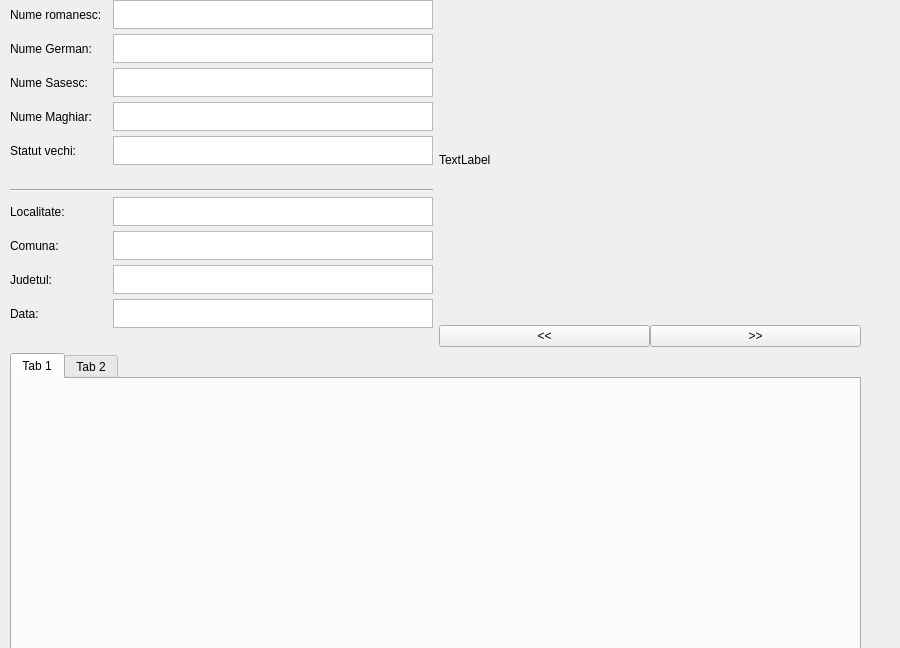
<?xml version="1.0" encoding="UTF-8"?>
<ui version="4.0">
 <class>WndEditHouse</class>
 <widget class="QWidget" name="WndEditHouse">
  <property name="geometry">
   <rect>
    <x>0</x>
    <y>0</y>
    <width>900</width>
    <height>648</height>
   </rect>
  </property>
  <property name="minimumSize">
   <size>
    <width>900</width>
    <height>648</height>
   </size>
  </property>
  <property name="windowTitle">
   <string>Form</string>
  </property>
  <widget class="QWidget" name="verticalLayoutWidget_5">
   <property name="geometry">
    <rect>
     <x>10</x>
     <y>0</y>
     <width>851</width>
     <height>653</height>
    </rect>
   </property>
   <layout class="QVBoxLayout" name="verticalLayout">
    <item>
     <layout class="QHBoxLayout" name="layoutTop">
      <item>
       <layout class="QVBoxLayout" name="layoutTopLeft">
        <property name="spacing">
         <number>5</number>
        </property>
        <item>
         <layout class="QVBoxLayout" name="layoutNames">
          <property name="spacing">
           <number>5</number>
          </property>
          <item>
           <layout class="QHBoxLayout" name="layoutName_RO">
            <item>
             <widget class="QLabel" name="lblHouseName_RO">
              <property name="minimumSize">
               <size>
                <width>98</width>
                <height>29</height>
               </size>
              </property>
              <property name="maximumSize">
               <size>
                <width>16777215</width>
                <height>29</height>
               </size>
              </property>
              <property name="text">
               <string>Nume romanesc:</string>
              </property>
             </widget>
            </item>
            <item>
             <widget class="QTextEdit" name="edHouseName_RO">
              <property name="minimumSize">
               <size>
                <width>0</width>
                <height>29</height>
               </size>
              </property>
              <property name="maximumSize">
               <size>
                <width>16777215</width>
                <height>29</height>
               </size>
              </property>
             </widget>
            </item>
           </layout>
          </item>
          <item>
           <layout class="QHBoxLayout" name="layoutName_DE">
            <item>
             <widget class="QLabel" name="lblHouseName_DE">
              <property name="minimumSize">
               <size>
                <width>98</width>
                <height>29</height>
               </size>
              </property>
              <property name="maximumSize">
               <size>
                <width>16777215</width>
                <height>29</height>
               </size>
              </property>
              <property name="text">
               <string>Nume German:</string>
              </property>
             </widget>
            </item>
            <item>
             <widget class="QTextEdit" name="edHouseName_DE">
              <property name="minimumSize">
               <size>
                <width>0</width>
                <height>29</height>
               </size>
              </property>
              <property name="maximumSize">
               <size>
                <width>16777215</width>
                <height>29</height>
               </size>
              </property>
             </widget>
            </item>
           </layout>
          </item>
          <item>
           <layout class="QHBoxLayout" name="layoutName_SX">
            <item>
             <widget class="QLabel" name="lblHouseName_SX">
              <property name="minimumSize">
               <size>
                <width>98</width>
                <height>29</height>
               </size>
              </property>
              <property name="maximumSize">
               <size>
                <width>16777215</width>
                <height>29</height>
               </size>
              </property>
              <property name="text">
               <string>Nume Sasesc:</string>
              </property>
             </widget>
            </item>
            <item>
             <widget class="QTextEdit" name="edHouseName_SX">
              <property name="minimumSize">
               <size>
                <width>0</width>
                <height>29</height>
               </size>
              </property>
              <property name="maximumSize">
               <size>
                <width>16777215</width>
                <height>29</height>
               </size>
              </property>
             </widget>
            </item>
           </layout>
          </item>
          <item>
           <layout class="QHBoxLayout" name="layoutName_HU">
            <item>
             <widget class="QLabel" name="lblHouseName_HU">
              <property name="minimumSize">
               <size>
                <width>98</width>
                <height>29</height>
               </size>
              </property>
              <property name="maximumSize">
               <size>
                <width>16777215</width>
                <height>29</height>
               </size>
              </property>
              <property name="text">
               <string>Nume Maghiar:</string>
              </property>
             </widget>
            </item>
            <item>
             <widget class="QTextEdit" name="edHouseName_HU">
              <property name="minimumSize">
               <size>
                <width>0</width>
                <height>29</height>
               </size>
              </property>
              <property name="maximumSize">
               <size>
                <width>16777215</width>
                <height>29</height>
               </size>
              </property>
             </widget>
            </item>
           </layout>
          </item>
          <item>
           <layout class="QHBoxLayout" name="layoutStatus">
            <item>
             <widget class="QLabel" name="lblStatus">
              <property name="minimumSize">
               <size>
                <width>98</width>
                <height>29</height>
               </size>
              </property>
              <property name="maximumSize">
               <size>
                <width>16777215</width>
                <height>29</height>
               </size>
              </property>
              <property name="text">
               <string>Statut vechi:</string>
              </property>
             </widget>
            </item>
            <item>
             <widget class="QTextEdit" name="edStatus">
              <property name="minimumSize">
               <size>
                <width>0</width>
                <height>29</height>
               </size>
              </property>
              <property name="maximumSize">
               <size>
                <width>16777215</width>
                <height>29</height>
               </size>
              </property>
             </widget>
            </item>
           </layout>
          </item>
          <item>
           <spacer name="verticalSpacer">
            <property name="orientation">
             <enum>Qt::Vertical</enum>
            </property>
            <property name="sizeHint" stdset="0">
             <size>
              <width>20</width>
              <height>40</height>
             </size>
            </property>
           </spacer>
          </item>
          <item>
           <widget class="Line" name="line">
            <property name="orientation">
             <enum>Qt::Horizontal</enum>
            </property>
           </widget>
          </item>
         </layout>
        </item>
        <item>
         <layout class="QVBoxLayout" name="layoutLocation">
          <property name="spacing">
           <number>5</number>
          </property>
          <item>
           <layout class="QHBoxLayout" name="layoutLocality">
            <item>
             <widget class="QLabel" name="lblLocality">
              <property name="minimumSize">
               <size>
                <width>98</width>
                <height>29</height>
               </size>
              </property>
              <property name="maximumSize">
               <size>
                <width>16777215</width>
                <height>29</height>
               </size>
              </property>
              <property name="text">
               <string>Localitate:</string>
              </property>
             </widget>
            </item>
            <item>
             <widget class="QTextEdit" name="edLocality">
              <property name="minimumSize">
               <size>
                <width>0</width>
                <height>29</height>
               </size>
              </property>
              <property name="maximumSize">
               <size>
                <width>16777215</width>
                <height>29</height>
               </size>
              </property>
             </widget>
            </item>
           </layout>
          </item>
          <item>
           <layout class="QHBoxLayout" name="layoutComune">
            <item>
             <widget class="QLabel" name="lblComune">
              <property name="minimumSize">
               <size>
                <width>98</width>
                <height>29</height>
               </size>
              </property>
              <property name="maximumSize">
               <size>
                <width>16777215</width>
                <height>29</height>
               </size>
              </property>
              <property name="text">
               <string>Comuna:</string>
              </property>
             </widget>
            </item>
            <item>
             <widget class="QTextEdit" name="edComune">
              <property name="minimumSize">
               <size>
                <width>0</width>
                <height>29</height>
               </size>
              </property>
              <property name="maximumSize">
               <size>
                <width>16777215</width>
                <height>29</height>
               </size>
              </property>
             </widget>
            </item>
           </layout>
          </item>
          <item>
           <layout class="QHBoxLayout" name="layoutCounty">
            <item>
             <widget class="QLabel" name="lblCounty">
              <property name="minimumSize">
               <size>
                <width>98</width>
                <height>29</height>
               </size>
              </property>
              <property name="maximumSize">
               <size>
                <width>16777215</width>
                <height>29</height>
               </size>
              </property>
              <property name="text">
               <string>Judetul:</string>
              </property>
             </widget>
            </item>
            <item>
             <widget class="QTextEdit" name="edCounty">
              <property name="minimumSize">
               <size>
                <width>0</width>
                <height>29</height>
               </size>
              </property>
              <property name="maximumSize">
               <size>
                <width>16777215</width>
                <height>29</height>
               </size>
              </property>
             </widget>
            </item>
           </layout>
          </item>
          <item>
           <layout class="QHBoxLayout" name="layoutDate">
            <item>
             <widget class="QLabel" name="lblDate">
              <property name="minimumSize">
               <size>
                <width>98</width>
                <height>29</height>
               </size>
              </property>
              <property name="maximumSize">
               <size>
                <width>16777215</width>
                <height>29</height>
               </size>
              </property>
              <property name="text">
               <string>Data:</string>
              </property>
             </widget>
            </item>
            <item>
             <widget class="QTextEdit" name="edDate">
              <property name="minimumSize">
               <size>
                <width>0</width>
                <height>29</height>
               </size>
              </property>
              <property name="maximumSize">
               <size>
                <width>16777215</width>
                <height>29</height>
               </size>
              </property>
             </widget>
            </item>
           </layout>
          </item>
          <item>
           <spacer name="verticalSpacer_2">
            <property name="orientation">
             <enum>Qt::Vertical</enum>
            </property>
            <property name="sizeHint" stdset="0">
             <size>
              <width>20</width>
              <height>40</height>
             </size>
            </property>
           </spacer>
          </item>
         </layout>
        </item>
       </layout>
      </item>
      <item>
       <layout class="QVBoxLayout" name="layoutImages">
        <property name="spacing">
         <number>5</number>
        </property>
        <item>
         <widget class="QLabel" name="lblImage">
          <property name="sizePolicy">
           <sizepolicy hsizetype="Expanding" vsizetype="Expanding">
            <horstretch>0</horstretch>
            <verstretch>0</verstretch>
           </sizepolicy>
          </property>
          <property name="text">
           <string>TextLabel</string>
          </property>
         </widget>
        </item>
        <item>
         <layout class="QHBoxLayout" name="layoutImgNavi">
          <property name="spacing">
           <number>0</number>
          </property>
          <item>
           <widget class="QPushButton" name="btnPrevImage">
            <property name="text">
             <string>&lt;&lt;</string>
            </property>
           </widget>
          </item>
          <item>
           <widget class="QPushButton" name="btnNextImage">
            <property name="text">
             <string>&gt;&gt;</string>
            </property>
           </widget>
          </item>
         </layout>
        </item>
       </layout>
      </item>
     </layout>
    </item>
    <item>
     <widget class="QTabWidget" name="tabDetails">
      <property name="minimumSize">
       <size>
        <width>0</width>
        <height>300</height>
       </size>
      </property>
      <widget class="QWidget" name="tabPosition">
       <attribute name="title">
        <string>Tab 1</string>
       </attribute>
      </widget>
      <widget class="QWidget" name="tabTerain">
       <attribute name="title">
        <string>Tab 2</string>
       </attribute>
      </widget>
     </widget>
    </item>
   </layout>
  </widget>
  <zorder>verticalLayoutWidget_5</zorder>
  <zorder></zorder>
 </widget>
 <resources/>
 <connections/>
</ui>
